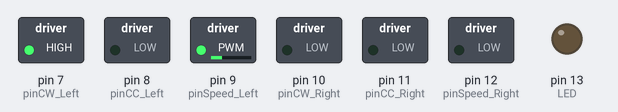
The sketch below on a simulated Arduino Uno, built with avr-gcc and run on an emulated ATmega328P. On the bench: switched loads named in the sketch (green lamp = pin HIGH), output pins drawn as LEDs (lit = HIGH).

Above: at 0.5 s.
At 2.5 s:
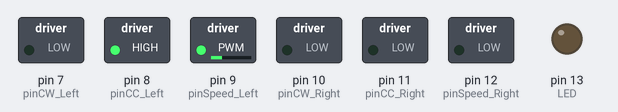
At 4.5 s:
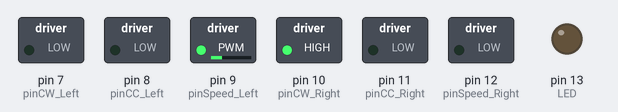
At 6.5 s:
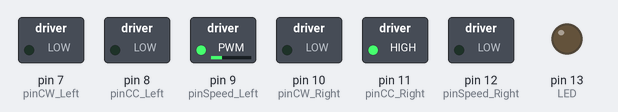
At 9.5 s:
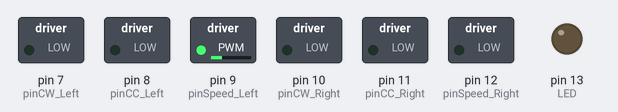
Timing chart, 0 to 10.4 s (numbered marks = the images above):
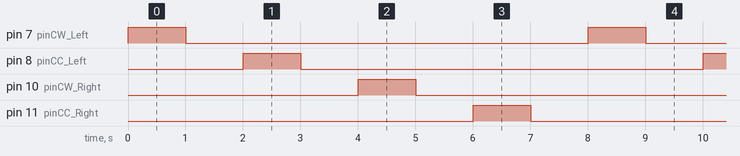

Measured:
- by itself, pin 7 (pinCW_Left), pin 8 (pinCC_Left), pin 10 (pinCW_Right), pin 11 (pinCC_Right): alternates HIGH for 1.0 s and LOW for 7.0 s
- by itself, everything shown: repeats every 8.0 s, in 8 steps

The sketch:

speedcontrol.ino
```cpp
/*
ECEN2270 motor speed control example
*/
// define pins
const int pinCW_Left = 7;
const int pinCC_Left = 8;
const int pinSpeed_Left = 9; // connect pin 9 to speed reference
const int pinCW_Right = 10;
const int pinCC_Right = 11;
const int pinSpeed_Right = 12;
const int LED = 13;
const int pinENC_Left = 5;
const int pinENC_Right = 5;
//define global vars
volatile int enc_left = 0;
volatile int enc_right = 0;

void leftenc()
{
  enc_left++;
}
void rightenc()
{
  enc_right++;
}
// setup pins and initial values
void setup()
{
  pinMode(pinCW_Left,OUTPUT);
  pinMode(pinCC_Left,OUTPUT);
  pinMode(pinSpeed_Left,OUTPUT);
  pinMode(pinCW_Right,OUTPUT);
  pinMode(pinCC_Right,OUTPUT);
  pinMode(pinSpeed_Right,OUTPUT);
  pinMode(LED,OUTPUT);
  digitalWrite(pinCW_Left,LOW);
  digitalWrite(pinCC_Left,LOW);
  digitalWrite(pinCW_Right,LOW);
  digitalWrite(pinCC_Right,LOW);
  analogWrite(pinSpeed_Left,70);
  analogWrite(pinSpeed_Right,70);

  attachInterrupt(digitalPinToInterrupt(pinENC_Left), leftenc, RISING);
  attachInterrupt(digitalPinToInterrupt(pinENC_Right), rightenc, RISING);
}
void loop()
{
  //clockwise left wheel
  digitalWrite(pinCC_Left,LOW);
  digitalWrite(pinCW_Left,HIGH);
  delay(1000);
  digitalWrite(pinCC_Left,LOW);
  digitalWrite(pinCW_Left,LOW);
  delay(1000);
  //counterclockwise left wheel
  digitalWrite(pinCC_Left,HIGH);
  digitalWrite(pinCW_Left,LOW);
  delay(1000);
  digitalWrite(pinCC_Left,LOW);
  digitalWrite(pinCW_Left,LOW);
  delay(1000);
  //clockwise Right wheel
  digitalWrite(pinCC_Right,LOW);
  digitalWrite(pinCW_Right,HIGH);
  delay(1000);
  digitalWrite(pinCC_Right,LOW);
  digitalWrite(pinCW_Right,LOW);
  delay(1000);
  //counterclockwise Right wheel
  digitalWrite(pinCC_Right,HIGH);
  digitalWrite(pinCW_Right,LOW);
  delay(1000);
  digitalWrite(pinCC_Right,LOW);
  digitalWrite(pinCW_Right,LOW);
  delay(1000);
}
```
